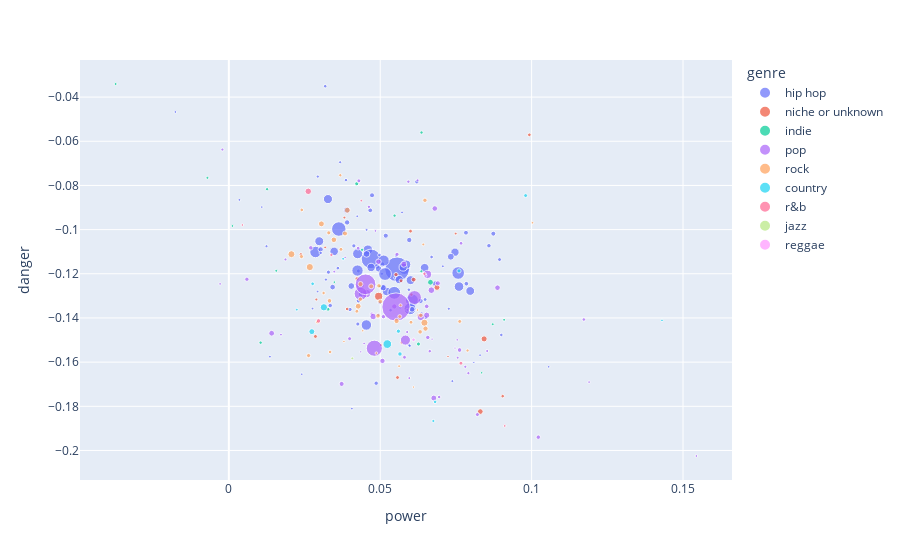

The notebook cell this image was saved under:
### Code cell
# fig = px.scatter(artist_means, x="power", y="danger", size="scored_words", hover_data=['artist'])
# fig.write_image('figures/artist_pd.png',scale=5.)

fig = px.scatter(artist_means, x="power", y="danger", size="scored_words", color="genre", hover_data=['artist'])
# Show the plot
fig.write_image('figures/artist_pd.png',scale=10.)
fig.show()

### Figure 1 — Plotly figure (JSON) as saved in the notebook; plotly's stock layout.template omitted (floating-point values rounded to 4 significant figures)
{"data": [{"customdata": [["$NOT"], ["$uicideboy$"], ["21 Savage"], ["24kGoldn"], ["2Pac"], ["50 Cent"], ["A Boogie Wit da Hoodie"], ["A$AP Rocky"], ["Armani White"], ["BIA"], ["Baby Keem"], ["Benny The Butcher"], ["BoyWithUke"], ["Brent Faiyaz"], ["Bryson Tiller"], ["Cardi B"], ["Chief Keef"], ["Childish Gambino"], ["Chris Brown"], ["Cochise"], ["Coi Leray"], ["Coolio"], ["Cordae"], ["DJ Khaled"], ["Dr. Dre"], ["Drake"], ["Eminem"], ["Fivio Foreign"], ["Frank Ocean"], ["Freddie Dredd"], ["Future"], ["GloRilla"], ["Gorillaz"], ["Gucci Mane"], ["Gunna"], ["Ice Cube"], ["Internet Money"], ["J. Cole"], ["JAY-Z"], ["JID"], ["Jack Harlow"], ["Juice WRLD"], ["Kanye West"], ["Kendrick Lamar"], ["Kevin Gates"], ["Kid Cudi"], ["King Von"], ["Kodak Black"], ["Latto"], ["Lil Baby"], ["Lil Durk"], ["Lil Nas X"], ["Lil Peep"], ["Lil Tecca"], ["Lil Tjay"], ["Lil Uzi Vert"], ["Lil Yachty"], ["Lizzo"], ["Mac Miller"], ["Machine Gun Kelly"], ["Masked Wolf"], ["Megan Thee Stallion"], ["Migos"], ["Mike Dimes"], ["NAV"], ["NLE Choppa"], ["Nardo Wick"], ["Nicki Minaj"], ["Offset"], ["Oliver Tree"], ["PARTYNEXTDOOR"], ["PSY"], ["Playboi Carti"], ["PnB Rock"], ["Polo G"], ["Pooh Shiesty"], ["Pop Smoke"], ["Post Malone"], ["Pusha T"], ["Rod Wave"], ["Roddy Ricch"], ["SZA"], ["Saweetie"], ["Ski Mask The Slump God"], ["Sleepy Hallow"], ["Southside"], ["Sueco"], ["The Game"], ["The Kid LAROI"], ["The Notorious B.I.G."], ["Tory Lanez"], ["Travis Scott"], ["Trippie Redd"], ["Tyga"], ["Tyler"], ["Waka Flocka Flame"], ["XXXTENTACION"], ["YG"], ["Yeat"], ["Young Nudy"], ["Young Thug"], ["YoungBoy Never Broke Again"], ["Yung Gravy"], ["Yung Lean"], ["j-hope"], ["lil Shordie Scott"]], "hovertemplate": "genre=hip hop<br>power=%{x}<br>danger=%{y}<br>scored_words=%{marker.size}<br>artist=%{customdata[0]}<extra></extra>", "legendgroup": "hip hop", "marker": {"color": "#636efa", "size": [147, 2708, 1415, 200, 379, 271, 387, 851, 184, 269, 1486, 481, 321, 1595, 306, 479, 179, 672, 248, 135, 259, 590, 153, 1894, 1499, 7886, 2621, 636, 1448, 157, 3266, 200, 272, 263, 2430, 404, 429, 1626, 658, 938, 3465, 4297, 3368, 12479, 215, 1648, 519, 380, 148, 2933, 967, 1884, 338, 136, 875, 1347, 147, 565, 742, 1649, 140, 1423, 530, 182, 586, 162, 466, 920, 445, 338, 141, 154, 660, 228, 2112, 203, 406, 3330, 2535, 352, 929, 806, 270, 166, 350, 232, 157, 504, 186, 581, 199, 359, 560, 211, 2251, 260, 1709, 231, 1560, 208, 314, 247, 253, 166, 105, 101], "sizemode": "area", "sizeref": 40.87, "symbol": "circle"}, "mode": "markers", "name": "hip hop", "orientation": "v", "showlegend": true, "type": "scatter", "x": [0.02764, 0.02861, 0.07469, 0.01243, 0.04, 0.03601, 0.04866, 0.05103, 0.06464, 0.06696, 0.0521, 0.06365, 0.04277, 0.07972, 0.06483, 0.07832, 0.0455, 0.06815, 0.05531, 0.02408, 0.05944, 0.05958, 0.08297, 0.04591, 0.03478, 0.04696, 0.04249, 0.04895, 0.04701, -0.01765, 0.07574, 0.05925, 0.04976, 0.03183, 0.05799, 0.03348, 0.04283, 0.06002, 0.03427, 0.03896, 0.06051, 0.03632, 0.05463, 0.05556, 0.05057, 0.05862, 0.04729, 0.0621, 0.04063, 0.05983, 0.07331, 0.07602, 0.065, 0.1056, 0.04946, 0.05756, 0.0566, 0.03032, 0.04375, 0.02986, 0.01088, 0.05627, 0.05183, 0.07382, 0.05063, 0.0572, 0.0467, 0.04548, 0.07845, 0.04988, 0.02932, 0.0424, 0.06051, 0.0494, 0.04254, 0.03675, 0.0859, 0.05159, 0.05112, 0.0426, 0.04044, 0.05097, 0.05342, 0.07068, 0.03288, 0.05973, 0.00348, 0.08735, 0.05896, 0.03905, 0.07264, 0.04129, 0.06333, 0.03206, 0.04542, 0.05947, 0.03273, 0.03035, 0.06466, 0.02938, 0.08941, 0.03868, 0.08999, 0.01356, 0.08091, 0.05476], "xaxis": "x", "y": [-0.1358, -0.1101, -0.1102, -0.1075, -0.1362, -0.1174, -0.1695, -0.1263, -0.1199, -0.1124, -0.128, -0.1383, -0.1187, -0.1278, -0.1316, -0.1014, -0.1001, -0.1245, -0.1119, -0.1655, -0.1522, -0.1047, -0.1568, -0.1091, -0.1099, -0.1133, -0.1185, -0.1166, -0.1171, -0.04674, -0.1196, -0.1171, -0.1115, -0.03507, -0.1178, -0.1344, -0.1322, -0.1229, -0.126, -0.09119, -0.1321, -0.09973, -0.1286, -0.118, -0.12, -0.1158, -0.08446, -0.07836, -0.181, -0.1359, -0.1123, -0.1258, -0.1398, -0.1621, -0.1178, -0.117, -0.1354, -0.109, -0.1292, -0.1053, -0.0898, -0.1226, -0.1028, -0.1686, -0.1158, -0.09223, -0.09127, -0.111, -0.1245, -0.1331, -0.128, -0.09396, -0.1361, -0.1385, -0.1109, -0.06949, -0.1073, -0.1201, -0.114, -0.1428, -0.1255, -0.1263, -0.1365, -0.1166, -0.1193, -0.1526, -0.08653, -0.1018, -0.1363, -0.09674, -0.1358, -0.1074, -0.1323, -0.1226, -0.1432, -0.1272, -0.08618, -0.1106, -0.1173, -0.07598, -0.1136, -0.07759, -0.1477, -0.1575, -0.1602, -0.1218], "yaxis": "y"}, {"customdata": [["4*TOWN "], ["Bobby \"Boris\" Pickett"], ["Carolina Gaitán - La Gaita"], ["Central Cee"], ["Diane Guerrero"], ["Em Beihold"], ["Gesaffelstein"], ["Jax"], ["Jessica Darrow"], ["Kay Flock"], ["Lauren Spencer Smith"], ["Leah Kate"], ["Mr.Kitty"], ["Nigo"], ["Omah Lay"], ["Ray Parker Jr."], ["Rick James"], ["Rockwell"], ["Rosa Walton"], ["SiM"], ["Stephanie Beatriz"], ["Stephen Sanchez"], ["Steve Lacy"], ["The Citizens of Halloween"]], "hovertemplate": "genre=niche or unknown<br>power=%{x}<br>danger=%{y}<br>scored_words=%{marker.size}<br>artist=%{customdata[0]}<extra></extra>", "legendgroup": "niche or unknown", "marker": {"color": "#EF553B", "size": [297, 167, 318, 730, 260, 376, 304, 473, 758, 171, 107, 237, 305, 398, 237, 271, 176, 249, 385, 274, 654, 163, 1334, 150], "sizemode": "area", "sizeref": 40.87, "symbol": "circle"}, "mode": "markers", "name": "niche or unknown", "orientation": "v", "showlegend": true, "type": "scatter", "x": [0.06, 0.07493, 0.0286, 0.06874, 0.09045, 0.05521, 0.05687, 0.06106, 0.08431, 0.03816, 0.07238, 0.0238, 0.05571, 0.06281, 0.05029, 0.03907, 0.0289, 0.06028, 0.04237, 0.09925, 0.08306, 0.05702, 0.04948, 0.03181], "xaxis": "x", "y": [-0.1007, -0.1018, -0.1484, -0.1262, -0.1754, -0.1204, -0.1232, -0.1226, -0.1495, -0.09455, -0.1575, -0.1112, -0.167, -0.1389, -0.1522, -0.1359, -0.1317, -0.1294, -0.1223, -0.05708, -0.1824, -0.1512, -0.1302, -0.1081], "yaxis": "y"}, {"customdata": [["AJR"], ["Beach Weather"], ["CORPSE"], ["Cafuné"], ["Liana Flores"], ["Lord Huron"], ["Mac DeMarco"], ["Mitski"], ["Mother Mother"], ["Noah Kahan"], ["Rainbow Kitten Surprise"], ["Roar"], ["SALES"], ["Surf Curse"], ["TV Girl"], ["The Backseat Lovers"], ["The Rare Occasions"], ["The Walters"], ["Vacations"]], "hovertemplate": "genre=indie<br>power=%{x}<br>danger=%{y}<br>scored_words=%{marker.size}<br>artist=%{customdata[0]}<extra></extra>", "legendgroup": "indie", "marker": {"color": "#00cc96", "size": [227, 175, 181, 202, 237, 229, 122, 333, 227, 306, 333, 183, 223, 173, 699, 156, 171, 166, 135], "sizemode": "area", "sizeref": 40.87, "symbol": "circle"}, "mode": "markers", "name": "indie", "orientation": "v", "showlegend": true, "type": "scatter", "x": [0.01263, 0.04989, -0.03741, 0.06359, 0.01049, 0.044, 0.08349, 0.06262, 0.06364, 0.03276, 0.04223, -0.007075, 0.05474, 0.01566, 0.06659, 0.001187, 0.09091, 0.08716, 0.03485], "xaxis": "x", "y": [-0.0817, -0.1257, -0.03407, -0.1189, -0.1512, -0.1091, -0.1648, -0.1518, -0.05605, -0.1361, -0.07924, -0.07655, -0.09367, -0.1186, -0.1238, -0.09835, -0.1409, -0.1429, -0.1238], "yaxis": "y"}, {"customdata": [["Adele"], ["Andrew Gold"], ["BLACKPINK"], ["BTS"], ["Benson Boone"], ["Beyoncé"], ["Billie Eilish"], ["Britney Spears"], ["Bruno Mars"], ["Calvin Harris"], ["Camila Cabello"], ["Carlos Vives"], ["Charlie Puth"], ["Cigarettes After Sex"], ["Coldplay"], ["Conan Gray"], ["Cults"], ["Demi Lovato"], ["Doja Cat"], ["Dove Cameron"], ["Dua Lipa"], ["Ed Sheeran"], ["Eyedress"], ["GAYLE"], ["Halsey"], ["Harry Styles"], ["Isabel LaRosa"], ["JVKE"], ["Jaymes Young"], ["Joji"], ["Jung Kook"], ["Justin Bieber"], ["Khalid"], ["Labrinth"], ["Lana Del Rey"], ["Lewis Capaldi"], ["MKTO"], ["Mariah Carey"], ["Marshmello"], ["Meghan Trainor"], ["Miley Cyrus"], ["Nicky Youre"], ["Olivia Rodrigo"], ["Omar Apollo"], ["Pharrell Williams"], ["Pierce The Veil"], ["Porter Robinson"], ["Rex Orange County"], ["Rihanna"], ["Sabrina Carpenter"], ["Sam Smith"], ["Selena Gomez"], ["Shawn Mendes"], ["Suki Waterhouse"], ["Swedish House Mafia"], ["THE ANXIETY"], ["Tate McRae"], ["Taylor Swift"], ["The Chainsmokers"], ["The Weeknd"], ["Tom Odell"], ["WILLOW"], ["Yot Club"], ["blackbear"], ["d4vd"], ["mazie"]], "hovertemplate": "genre=pop<br>power=%{x}<br>danger=%{y}<br>scored_words=%{marker.size}<br>artist=%{customdata[0]}<extra></extra>", "legendgroup": "pop", "marker": {"color": "#ab63fa", "size": [639, 188, 1116, 567, 151, 3984, 1365, 175, 305, 639, 591, 151, 726, 406, 902, 686, 385, 248, 2096, 330, 258, 795, 284, 227, 241, 5337, 522, 212, 128, 1473, 199, 440, 151, 1358, 761, 518, 394, 405, 176, 104, 166, 168, 3468, 147, 637, 321, 155, 323, 198, 353, 286, 110, 390, 203, 333, 198, 852, 16346, 186, 8738, 131, 133, 110, 229, 439, 153], "sizemode": "area", "sizeref": 40.87, "symbol": "circle"}, "mode": "markers", "name": "pop", "orientation": "v", "showlegend": true, "type": "scatter", "x": [0.08873, -0.002127, 0.06341, 0.05464, -0.002892, 0.0613, 0.04334, 0.06233, 0.05801, 0.06802, 0.05073, 0.1544, 0.0677, 0.02707, 0.06688, 0.01413, 0.005967, 0.06946, 0.05832, 0.08209, 0.1173, 0.06533, 0.0427, 0.04627, 0.06637, 0.04805, 0.06902, 0.07911, 0.03841, 0.04543, 0.07811, 0.07619, 0.119, 0.0656, 0.05779, 0.03725, 0.06571, 0.1022, 0.06476, 0.07469, 0.05959, 0.07558, 0.04353, 0.04842, 0.04942, 0.04295, 0.03481, 0.03989, 0.05889, 0.05554, 0.07669, 0.06712, 0.05105, 0.06492, 0.04726, 0.08532, 0.04767, 0.05521, 0.0187, 0.04515, 0.07543, 0.04469, 0.04357, 0.0593, 0.06535, 0.01721], "xaxis": "x", "y": [-0.1263, -0.06376, -0.1396, -0.1348, -0.1246, -0.1308, -0.1253, -0.07767, -0.1578, -0.09045, -0.1594, -0.2025, -0.1763, -0.1082, -0.1274, -0.1469, -0.1225, -0.1758, -0.15, -0.1837, -0.1407, -0.1388, -0.1084, -0.08968, -0.155, -0.1537, -0.1243, -0.165, -0.1126, -0.129, -0.1621, -0.1545, -0.169, -0.1203, -0.1157, -0.1699, -0.1488, -0.194, -0.1205, -0.1537, -0.1672, -0.158, -0.129, -0.1006, -0.1145, -0.07792, -0.119, -0.1494, -0.1464, -0.1112, -0.1062, -0.1496, -0.1394, -0.1208, -0.1382, -0.155, -0.1394, -0.135, -0.1135, -0.1248, -0.1499, -0.1515, -0.1553, -0.0783, -0.1347, -0.1476], "yaxis": "y"}, {"customdata": [["Arctic Monkeys"], ["Beach House"], ["Blue Öyster Cult"], ["Bruce Springsteen"], ["BØRNS"], ["Cage The Elephant"], ["Dominic Fike"], ["Eagles"], ["Elton John"], ["Elvis Presley"], ["Eurythmics"], ["Fitz and The Tantrums"], ["Fleetwood Mac"], ["Foo Fighters"], ["Gerry Rafferty"], ["Ghost"], ["Glass Animals"], ["Guns N' Roses"], ["Imagine Dragons"], ["Journey"], ["Kate Bush"], ["Kenny Loggins"], ["Lynyrd Skynyrd"], ["Metallica"], ["My Chemical Romance"], ["Neon Trees"], ["Nirvana"], ["OneRepublic"], ["Panic! At The Disco"], ["Paramore"], ["Red Hot Chili Peppers"], ["Tame Impala"], ["Tears For Fears"], ["The 1975"], ["The Goo Goo Dolls"], ["The Killers"], ["The Lumineers"], ["The Neighbourhood"], ["Van Morrison"], ["Vance Joy"], ["Vundabar"], ["Wham!"], ["blink-182"]], "hovertemplate": "genre=rock<br>power=%{x}<br>danger=%{y}<br>scored_words=%{marker.size}<br>artist=%{customdata[0]}<extra></extra>", "legendgroup": "rock", "marker": {"color": "#FFA15A", "size": [1054, 306, 272, 310, 210, 240, 226, 271, 116, 136, 196, 164, 453, 431, 102, 395, 389, 440, 712, 421, 406, 137, 298, 717, 530, 120, 999, 168, 567, 699, 499, 638, 399, 120, 317, 500, 304, 1023, 352, 564, 349, 347, 261], "sizemode": "area", "sizeref": 40.87, "symbol": "circle"}, "mode": "markers", "name": "rock", "orientation": "v", "showlegend": true, "type": "scatter", "x": [0.02673, 0.05645, 0.02408, 0.03702, 0.07884, 0.03129, 0.03681, 0.03343, 0.038, 0.04872, 0.0567, 0.05622, 0.04999, 0.03323, 0.06098, 0.04957, 0.04343, 0.04927, 0.03912, 0.06317, 0.06341, 0.1003, 0.04228, 0.03057, 0.04348, 0.06232, 0.02067, 0.06422, 0.05541, 0.04272, 0.03836, 0.03469, 0.06476, 0.04422, 0.07625, 0.04701, 0.06017, 0.0646, 0.02633, 0.06495, 0.03302, 0.02397, 0.02918], "xaxis": "x", "y": [-0.117, -0.1394, -0.09108, -0.1089, -0.1547, -0.1287, -0.07537, -0.1554, -0.1507, -0.1559, -0.1343, -0.1618, -0.1326, -0.1322, -0.1713, -0.1254, -0.1315, -0.139, -0.09121, -0.1463, -0.1388, -0.09689, -0.137, -0.0974, -0.1247, -0.1364, -0.1111, -0.1067, -0.1414, -0.1347, -0.1018, -0.1046, -0.08673, -0.1458, -0.1416, -0.1257, -0.1419, -0.1422, -0.157, -0.1448, -0.1015, -0.1122, -0.1419], "yaxis": "y"}, {"customdata": [["Bailey Zimmerman"], ["Chris Stapleton"], ["Creedence Clearwater Revival"], ["Darius Rucker"], ["ERNEST"], ["Jordan Davis"], ["Luke Combs"], ["Megan Moroney"], ["Morgan Wallen"], ["Tyler Childers"], ["Walker Hayes"], ["Zac Brown Band"], ["Zach Bryan"]], "hovertemplate": "genre=country<br>power=%{x}<br>danger=%{y}<br>scored_words=%{marker.size}<br>artist=%{customdata[0]}<extra></extra>", "legendgroup": "country", "marker": {"color": "#19d3f3", "size": [276, 356, 318, 369, 165, 210, 728, 144, 1556, 407, 174, 255, 1087], "sizemode": "area", "sizeref": 40.87, "symbol": "circle"}, "mode": "markers", "name": "country", "orientation": "v", "showlegend": true, "type": "scatter", "x": [0.02768, 0.07602, 0.09802, 0.056, 0.02244, 0.06755, 0.02741, 0.1431, 0.05234, 0.05651, 0.03774, 0.06812, 0.03139], "xaxis": "x", "y": [-0.1245, -0.1187, -0.08459, -0.146, -0.1362, -0.1866, -0.1462, -0.1411, -0.1518, -0.1563, -0.1132, -0.178, -0.1352], "yaxis": "y"}, {"customdata": [["Chase Atlantic"], ["Daniel Caesar"], ["Giveon"], ["Lucky Daye"], ["Michael Jackson"], ["Miguel"], ["Smino"], ["ThxSoMch"]], "hovertemplate": "genre=r&b<br>power=%{x}<br>danger=%{y}<br>scored_words=%{marker.size}<br>artist=%{customdata[0]}<extra></extra>", "legendgroup": "r&b", "marker": {"color": "#FF6692", "size": [229, 321, 415, 141, 864, 150, 134, 211], "sizemode": "area", "sizeref": 40.87, "symbol": "circle"}, "mode": "markers", "name": "r&b", "orientation": "v", "showlegend": true, "type": "scatter", "x": [0.0646, 0.07665, 0.02962, 0.04375, 0.02623, 0.09112, 0.004467, 0.03386], "xaxis": "x", "y": [-0.12, -0.1605, -0.1413, -0.08688, -0.08266, -0.1889, -0.09791, -0.1115], "yaxis": "y"}, {"customdata": [["Earth"]], "hovertemplate": "genre=jazz<br>power=%{x}<br>danger=%{y}<br>scored_words=%{marker.size}<br>artist=%{customdata[0]}<extra></extra>", "legendgroup": "jazz", "marker": {"color": "#B6E880", "size": [173], "sizemode": "area", "sizeref": 40.87, "symbol": "circle"}, "mode": "markers", "name": "jazz", "orientation": "v", "showlegend": true, "type": "scatter", "x": [0.04078], "xaxis": "x", "y": [-0.1583], "yaxis": "y"}, {"customdata": [["Musical Youth"]], "hovertemplate": "genre=reggae<br>power=%{x}<br>danger=%{y}<br>scored_words=%{marker.size}<br>artist=%{customdata[0]}<extra></extra>", "legendgroup": "reggae", "marker": {"color": "#FF97FF", "size": [255], "sizemode": "area", "sizeref": 40.87, "symbol": "circle"}, "mode": "markers", "name": "reggae", "orientation": "v", "showlegend": true, "type": "scatter", "x": [0.061], "xaxis": "x", "y": [-0.1499], "yaxis": "y"}], "layout": {"legend": {"itemsizing": "constant", "title": {"text": "genre"}, "tracegroupgap": 0}, "margin": {"t": 60}, "xaxis": {"anchor": "y", "domain": [0, 1], "title": {"text": "power"}}, "yaxis": {"anchor": "x", "domain": [0, 1], "title": {"text": "danger"}}}}
